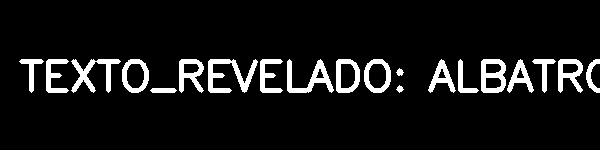
#> input picture Examen/examen_1_misiones_imagenes/img/m1_oscura.png, 600 x 150 px
$ python misiones_imagenes.py
#> lines starting #> are read from the running program, lines starting #| are printed output that depends on the picture; after the words box and inside, x2 and y2 are one past the last pixel; in counts of white or black regions, pixels touching at a corner belong together
import cv2
import numpy as np
import os

ruta_base = os.path.dirname(os.path.abspath(__file__))
ruta_img = os.path.join(ruta_base, "img")
ruta_resultados = os.path.join(ruta_base, "resultados")

if not os.path.exists(ruta_resultados):
    os.makedirs(ruta_resultados)


def cargar_imagen(nombre, modo=cv2.IMREAD_COLOR):
#> called with nombre = 'm1_oscura.png', modo = 1
    ruta = os.path.join(ruta_img, nombre)
    imagen = cv2.imread(ruta, modo)
#> imagen is the input picture: shape (150, 600, 3); values 2 (black) and 4 (white), 8% white; 20 white regions, largest, box (x1, y1, x2, y2) and area: (208, 59, 258, 93) 705, (71, 59, 121, 93) 621, (287, 59, 334, 93) 599

    if imagen is None:
        print("No se pudo cargar:", nombre)

    return imagen


def guardar(nombre, imagen):
    ruta = os.path.join(ruta_resultados, nombre)
    cv2.imwrite(ruta, imagen)


# Misión 1: aclarar imagen oscura
def mision_1():
    imagen = cargar_imagen("m1_oscura.png")

    if imagen is None:
        return

    aclarada = cv2.convertScaleAbs(imagen, alpha=4, beta=40)

    guardar("m1_aclarada.png", aclarada)

    cv2.imshow("Mision 1 - Original oscura", imagen)
    cv2.imshow("Mision 1 - Aclarada", aclarada)


# Misión 2: unir dos mitades
def mision_2():
    mitad1 = cargar_imagen("m2_mitad1.png")
#> call 2 of cargar_imagen, with nombre = 'm2_mitad1.png', modo = 1
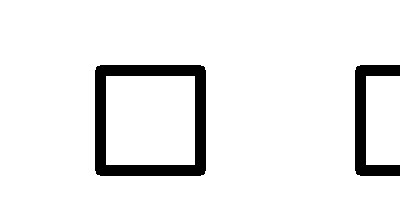
#> input picture Examen/examen_1_misiones_imagenes/img/m2_mitad1.png, 400 x 200 px
#> in cargar_imagen, imagen is the input picture: shape (200, 400, 3); 92.1% white; 2 black regions, box (x1, y1, x2, y2) and area: (95, 65, 206, 176) 4360, (355, 65, 400, 176) 1949
    mitad2 = cargar_imagen("m2_mitad2.png")
#> call 3 of cargar_imagen, with nombre = 'm2_mitad2.png', modo = 1
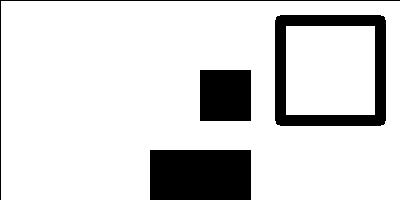
#> input picture Examen/examen_1_misiones_imagenes/img/m2_mitad2.png, 400 x 200 px
#> in cargar_imagen, imagen is the input picture: shape (200, 400, 3); 84.2% white; 4 black regions, box (x1, y1, x2, y2) and area: (150, 150, 251, 200) 5050, (275, 15, 386, 126) 4360, (200, 70, 251, 121) 2601, (0, 0, 400, 200) 599

    if mitad1 is None or mitad2 is None:
        return

    alto = min(mitad1.shape[0], mitad2.shape[0])
#> alto = 200

    mitad1 = cv2.resize(mitad1, (mitad1.shape[1], alto))
    mitad2 = cv2.resize(mitad2, (mitad2.shape[1], alto))

    unida = np.hstack((mitad1, mitad2))
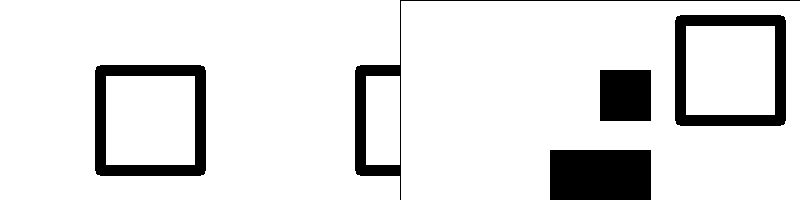
#> unida: shape (200, 800, 3); 88.2% white; 5 black regions, box (x1, y1, x2, y2) and area: (550, 150, 651, 200) 5050, (675, 15, 786, 126) 4360, (95, 65, 206, 176) 4360, (600, 70, 651, 121) 2601, (355, 0, 800, 200) 2548

    guardar("m2_imagen_unida.png", unida)

    cv2.imshow("Mision 2 - Imagen unida", unida)


# Misión 4: reducir ruido
def mision_4():
    imagen = cargar_imagen("m4_ruido.png")
#> call 4 of cargar_imagen, with nombre = 'm4_ruido.png', modo = 1
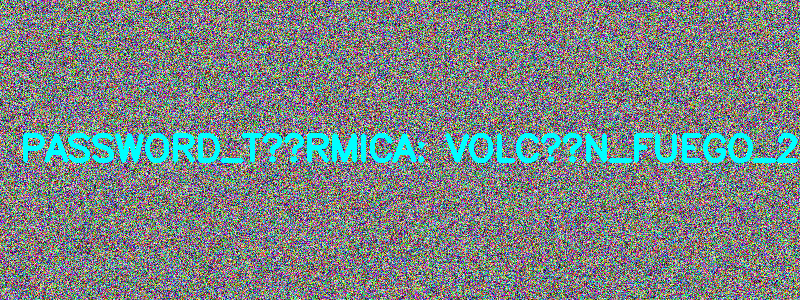
#> input picture Examen/examen_1_misiones_imagenes/img/m4_ruido.png, 800 x 300 px
#> in cargar_imagen, imagen is the input picture: shape (300, 800, 3); mean B, G, R 132, 132, 122.4

    if imagen is None:
        return

    sin_ruido = cv2.medianBlur(imagen, 5)
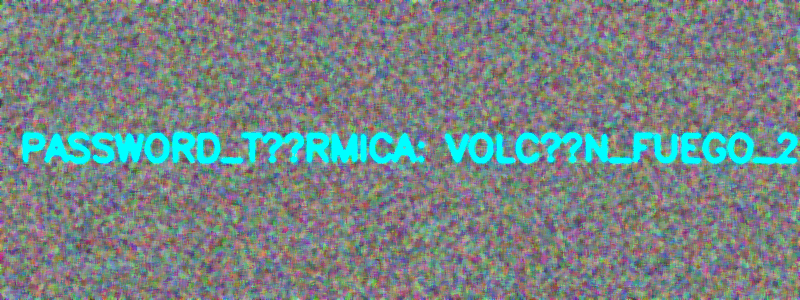
#> sin_ruido: shape (300, 800, 3); mean B, G, R 133.6, 133.6, 120.7

    guardar("m4_sin_ruido.png", sin_ruido)

    cv2.imshow("Mision 4 - Con ruido", imagen)
    cv2.imshow("Mision 4 - Sin ruido", sin_ruido)


# Misión 5: separar canales de color
def mision_5():
    imagen = cargar_imagen("m5_tricolor.png")

    if imagen is None:
        return

    b, g, r = cv2.split(imagen)

    guardar("m5_canal_azul.png", b)
    guardar("m5_canal_verde.png", g)
    guardar("m5_canal_rojo.png", r)

    cv2.imshow("Mision 5 - Canal azul", b)
    cv2.imshow("Mision 5 - Canal verde", g)
    cv2.imshow("Mision 5 - Canal rojo", r)


# Microfilm: mejorar contraste para intentar revelar texto
def microfilm():
    imagen = cargar_imagen("microfilm.jpg", cv2.IMREAD_GRAYSCALE)

    if imagen is None:
        return

    mejorada = cv2.equalizeHist(imagen)
    mejorada = cv2.convertScaleAbs(mejorada, alpha=2, beta=20)

    guardar("microfilm_mejorado.png", mejorada)

    cv2.imshow("Microfilm original", imagen)
    cv2.imshow("Microfilm mejorado", mejorada)


# QR rotado: corregir rotación aproximada
def qr_rotado():
    imagen = cargar_imagen("qr_rotado.jpg")

    if imagen is None:
        return

    alto, ancho = imagen.shape[:2]
    centro = (ancho // 2, alto // 2)

    matriz = cv2.getRotationMatrix2D(centro, 45, 1.0)
    corregida = cv2.warpAffine(imagen, matriz, (ancho, alto))

    guardar("qr_corregido.png", corregida)

    cv2.imshow("QR rotado", imagen)
    cv2.imshow("QR corregido", corregida)


# Vehículo: convertir a gris y detectar bordes
def vehiculo():
    imagen = cargar_imagen("vehiculo.jpg")

    if imagen is None:
        return

    gris = cv2.cvtColor(imagen, cv2.COLOR_BGR2GRAY)
    bordes = cv2.Canny(gris, 100, 200)

    guardar("vehiculo_gris.png", gris)
    guardar("vehiculo_bordes.png", bordes)

    cv2.imshow("Vehiculo original", imagen)
    cv2.imshow("Vehiculo bordes", bordes)


print("Ejecutando misiones de imagen...")

mision_1()
mision_2()
mision_4()
mision_5()
microfilm()
qr_rotado()
vehiculo()

print("Proceso terminado. Revisa la carpeta resultados.")

cv2.waitKey(0)
cv2.destroyAllWindows()
